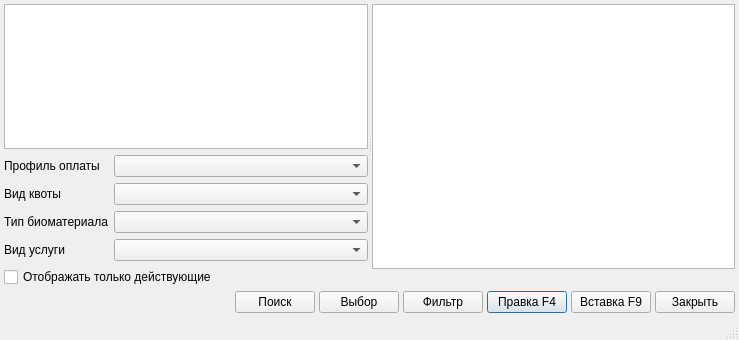
<?xml version="1.0" encoding="UTF-8"?>
<ui version="4.0">
 <class>ActionTypeListDialog</class>
 <widget class="QDialog" name="ActionTypeListDialog">
  <property name="geometry">
   <rect>
    <x>0</x>
    <y>0</y>
    <width>739</width>
    <height>340</height>
   </rect>
  </property>
  <property name="windowTitle">
   <string>Dialog</string>
  </property>
  <property name="sizeGripEnabled">
   <bool>true</bool>
  </property>
  <layout class="QVBoxLayout" name="verticalLayout_3">
   <property name="spacing">
    <number>4</number>
   </property>
   <property name="margin">
    <number>4</number>
   </property>
   <item>
    <widget class="QSplitter" name="splitter">
     <property name="sizePolicy">
      <sizepolicy hsizetype="Expanding" vsizetype="Expanding">
       <horstretch>0</horstretch>
       <verstretch>0</verstretch>
      </sizepolicy>
     </property>
     <property name="orientation">
      <enum>Qt::Horizontal</enum>
     </property>
     <property name="childrenCollapsible">
      <bool>false</bool>
     </property>
     <widget class="QWidget" name="pnlTree" native="true">
      <layout class="QGridLayout" name="gridLayout_2">
       <item row="0" column="0" colspan="2">
        <widget class="CTreeView" name="treeItems"/>
       </item>
       <item row="1" column="0" colspan="2">
        <layout class="QGridLayout" name="gridLayout">
         <item row="0" column="0">
          <widget class="QLabel" name="lblService">
           <property name="text">
            <string>Профиль оплаты</string>
           </property>
           <property name="buddy">
            <cstring>cmbService</cstring>
           </property>
          </widget>
         </item>
         <item row="0" column="1">
          <widget class="CRBComboBox" name="cmbService"/>
         </item>
         <item row="1" column="0">
          <widget class="QLabel" name="lblQuotaType">
           <property name="text">
            <string>Вид квоты</string>
           </property>
           <property name="buddy">
            <cstring>cmbQuotaType</cstring>
           </property>
          </widget>
         </item>
         <item row="1" column="1">
          <widget class="CRBComboBox" name="cmbQuotaType"/>
         </item>
         <item row="2" column="0">
          <widget class="QLabel" name="lblTissueType">
           <property name="sizePolicy">
            <sizepolicy hsizetype="Maximum" vsizetype="Preferred">
             <horstretch>0</horstretch>
             <verstretch>0</verstretch>
            </sizepolicy>
           </property>
           <property name="text">
            <string>Тип биоматериала</string>
           </property>
           <property name="buddy">
            <cstring>cmbTissueType</cstring>
           </property>
          </widget>
         </item>
         <item row="2" column="1">
          <widget class="CRBComboBox" name="cmbTissueType"/>
         </item>
         <item row="3" column="0">
          <widget class="QLabel" name="lblServiceType">
           <property name="text">
            <string>Вид услуги</string>
           </property>
          </widget>
         </item>
         <item row="3" column="1">
          <widget class="QComboBox" name="cmbServiceType"/>
         </item>
        </layout>
       </item>
       <item row="2" column="0">
        <widget class="QCheckBox" name="chkActiveActionType">
         <property name="text">
          <string>Отображать только действующие</string>
         </property>
        </widget>
       </item>
       <item row="2" column="1">
        <widget class="QLabel" name="lblPadding">
         <property name="text">
          <string/>
         </property>
        </widget>
       </item>
      </layout>
     </widget>
     <widget class="QWidget" name="pnlList" native="true">
      <layout class="QVBoxLayout" name="verticalLayout_2">
       <property name="spacing">
        <number>4</number>
       </property>
       <property name="margin">
        <number>0</number>
       </property>
       <item>
        <widget class="CTableView" name="tblItems">
         <property name="whatsThis">
          <string comment="ура!">список записей</string>
         </property>
         <property name="tabKeyNavigation">
          <bool>false</bool>
         </property>
         <property name="alternatingRowColors">
          <bool>true</bool>
         </property>
        </widget>
       </item>
       <item>
        <widget class="QLabel" name="lblCountRows">
         <property name="text">
          <string/>
         </property>
        </widget>
       </item>
      </layout>
     </widget>
    </widget>
   </item>
   <item>
    <layout class="QHBoxLayout">
     <property name="spacing">
      <number>4</number>
     </property>
     <property name="margin">
      <number>0</number>
     </property>
     <item>
      <spacer>
       <property name="orientation">
        <enum>Qt::Horizontal</enum>
       </property>
       <property name="sizeHint" stdset="0">
        <size>
         <width>40</width>
         <height>20</height>
        </size>
       </property>
      </spacer>
     </item>
     <item>
      <widget class="QPushButton" name="btnFind">
       <property name="sizePolicy">
        <sizepolicy hsizetype="Minimum" vsizetype="Fixed">
         <horstretch>0</horstretch>
         <verstretch>0</verstretch>
        </sizepolicy>
       </property>
       <property name="text">
        <string>Поиск</string>
       </property>
      </widget>
     </item>
     <item>
      <widget class="QPushButton" name="btnSelect">
       <property name="whatsThis">
        <string>выбрать текущую запись</string>
       </property>
       <property name="text">
        <string>Выбор</string>
       </property>
      </widget>
     </item>
     <item>
      <widget class="QPushButton" name="btnFilter">
       <property name="whatsThis">
        <string>изменить условие отбора записей для показа в списке</string>
       </property>
       <property name="text">
        <string>Фильтр</string>
       </property>
      </widget>
     </item>
     <item>
      <widget class="QPushButton" name="btnEdit">
       <property name="whatsThis">
        <string>изменить текущую запись</string>
       </property>
       <property name="text">
        <string>Правка F4</string>
       </property>
       <property name="shortcut">
        <string>F4</string>
       </property>
       <property name="default">
        <bool>true</bool>
       </property>
      </widget>
     </item>
     <item>
      <widget class="QPushButton" name="btnNew">
       <property name="whatsThis">
        <string>добавить новую запись</string>
       </property>
       <property name="text">
        <string>Вставка F9</string>
       </property>
       <property name="shortcut">
        <string>F9</string>
       </property>
      </widget>
     </item>
     <item>
      <widget class="QPushButton" name="btnCancel">
       <property name="whatsThis">
        <string>выйти из списка без выбора</string>
       </property>
       <property name="text">
        <string>Закрыть</string>
       </property>
      </widget>
     </item>
    </layout>
   </item>
   <item>
    <widget class="QStatusBar" name="statusBar">
     <property name="sizePolicy">
      <sizepolicy hsizetype="Preferred" vsizetype="Fixed">
       <horstretch>0</horstretch>
       <verstretch>0</verstretch>
      </sizepolicy>
     </property>
     <property name="toolTip">
      <string>A status bar</string>
     </property>
     <property name="whatsThis">
      <string>A status bar.</string>
     </property>
     <property name="sizeGripEnabled">
      <bool>false</bool>
     </property>
    </widget>
   </item>
  </layout>
 </widget>
 <customwidgets>
  <customwidget>
   <class>CRBComboBox</class>
   <extends>QComboBox</extends>
   <header>library/crbcombobox.h</header>
  </customwidget>
  <customwidget>
   <class>CTableView</class>
   <extends>QTableView</extends>
   <header>library/TableView.h</header>
  </customwidget>
  <customwidget>
   <class>CTreeView</class>
   <extends>QTreeView</extends>
   <header>library/TreeView.h</header>
  </customwidget>
 </customwidgets>
 <tabstops>
  <tabstop>treeItems</tabstop>
  <tabstop>cmbService</tabstop>
  <tabstop>cmbQuotaType</tabstop>
  <tabstop>cmbTissueType</tabstop>
  <tabstop>tblItems</tabstop>
  <tabstop>btnFind</tabstop>
  <tabstop>btnSelect</tabstop>
  <tabstop>btnFilter</tabstop>
  <tabstop>btnEdit</tabstop>
  <tabstop>btnNew</tabstop>
  <tabstop>btnCancel</tabstop>
 </tabstops>
 <resources/>
 <connections>
  <connection>
   <sender>btnCancel</sender>
   <signal>clicked()</signal>
   <receiver>ActionTypeListDialog</receiver>
   <slot>reject()</slot>
   <hints>
    <hint type="sourcelabel">
     <x>568</x>
     <y>434</y>
    </hint>
    <hint type="destinationlabel">
     <x>307</x>
     <y>241</y>
    </hint>
   </hints>
  </connection>
 </connections>
</ui>
